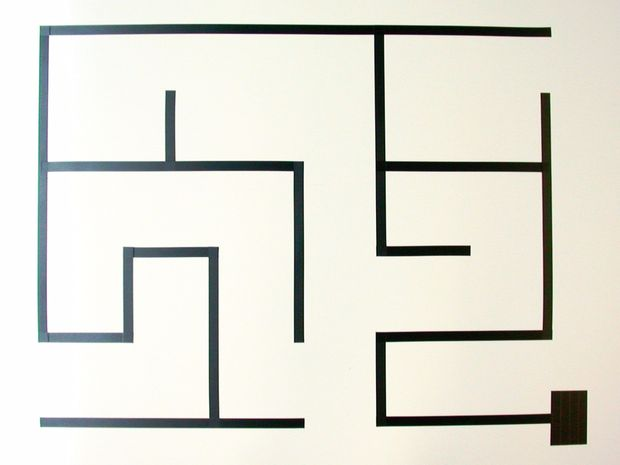
#> input picture maze_original.jpg, 620 x 465 px
$ python image_to_blackand_white.py --input maze_original.jpg --output out.png   (older library calls are emulated)
#> lines starting #> are read from the running program, lines starting #| are printed output that depends on the picture; after the words box and inside, x2 and y2 are one past the last pixel; in counts of white or black regions, pixels touching at a corner belong together
#!/usr/bin/env python
# -*- coding: utf-8 -*-

"""Binarize (make it black and white) an image with Pyhton."""

from PIL import Image
from scipy.misc import imsave
import numpy


def binarize_image(img_path, target_path, threshold):
    """Binarize an image."""
#> called with img_path = 'maze_original.jpg', target_path = 'out.png', threshold = 200
    image_file = Image.open(img_path)
#> image_file is the input picture: PIL image 620x465 RGB; mean R, G, B 223.7, 222.5, 213.2
    image = image_file.convert('L')  # convert image to monochrome
    image = numpy.array(image)
    image = binarize_array(image, threshold)
    imsave(target_path, image)


def binarize_array(numpy_array, threshold=200):
    """Binarize a numpy array."""
#> called with threshold = 200
    for i in range(len(numpy_array)):
        for j in range(len(numpy_array[0])):
            if numpy_array[i][j] > threshold:
                numpy_array[i][j] = 255
            else:
                numpy_array[i][j] = 0
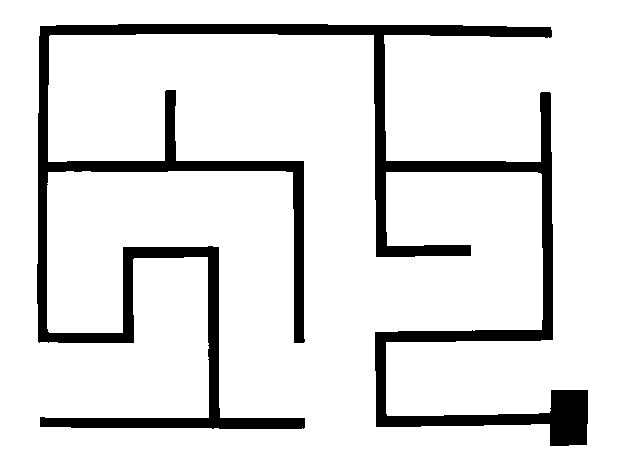
#> numpy_array: shape (465, 620); 88.1% white; 1 black region, box (x1, y1, x2, y2) and area: (37, 24, 588, 446) 34421
    return numpy_array


def get_parser():
    """Get parser object for script xy.py."""
    from argparse import ArgumentParser, ArgumentDefaultsHelpFormatter
    parser = ArgumentParser(description=__doc__,
                            formatter_class=ArgumentDefaultsHelpFormatter)
    parser.add_argument("-i", "--input",
                        dest="input",
                        help="read this file",
                        metavar="FILE",
                        required=True)
    parser.add_argument("-o", "--output",
                        dest="output",
                        help="write binarized file hre",
                        metavar="FILE",
                        required=True)
    parser.add_argument("--threshold",
                        dest="threshold",
                        default=200,
                        type=int,
                        help="Threshold when to show white")
    return parser


if __name__ == "__main__":
    args = get_parser().parse_args()
    binarize_image(args.input, args.output, args.threshold)

$ run again, on poops.jpg
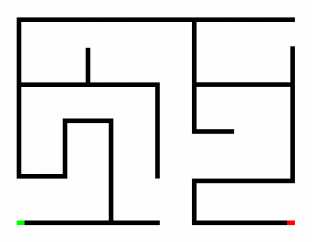
#> input picture poops.jpg, 312 x 242 px
#> in binarize_image, image_file is the input picture: PIL image 312x242 RGB; mean R, G, B 227.8, 227.8, 227.7
#> after the loop in binarize_array, `for i in range(len(numpy_array)):`:
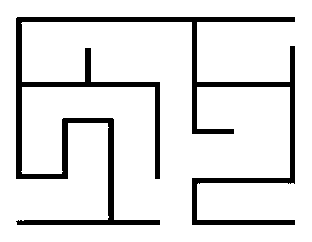
#> numpy_array: shape (242, 312); 88.3% white; 1 black region, box (x1, y1, x2, y2) and area: (16, 17, 295, 225) 8862
